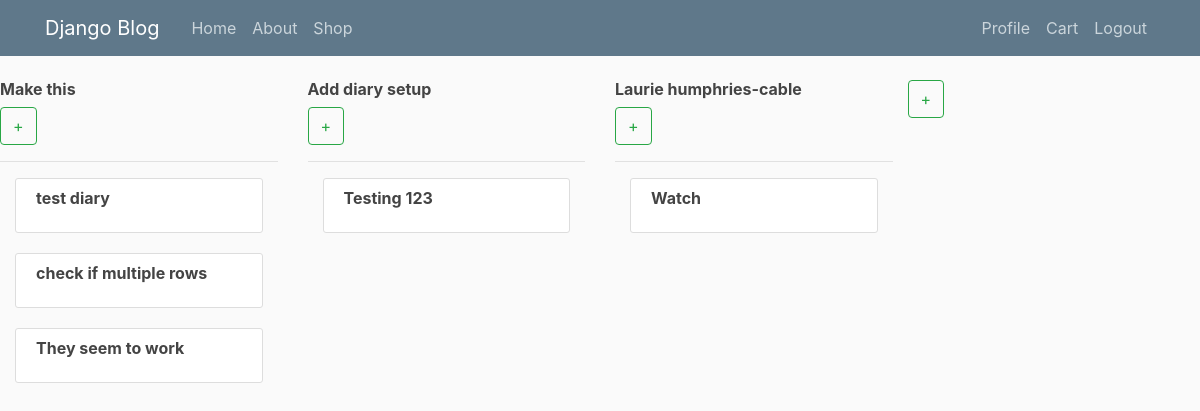
Before: /profile/diary (signed in) with the older database file.
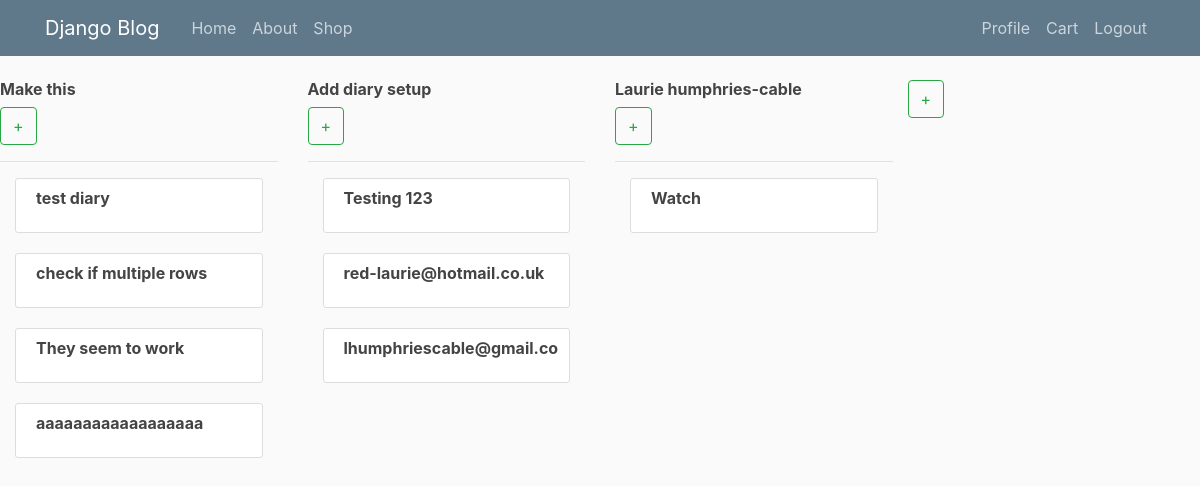
After: the same page with the newer database file.
### registration/models.py (models this page shows, shortened)
class Diary(models.Model):
    Profile = models.ForeignKey(Profile, on_delete=models.SET_NULL, blank=True, null=True)
    name = models.CharField(max_length=24, null=True)
    description = models.TextField(User, default='Hello')

class DiaryItem(models.Model):
    name = models.CharField(max_length=24, null=True)
    diary = models.ForeignKey(Diary, on_delete=models.SET_NULL, blank=True, null=True)
    date_added = models.DateTimeField(auto_now_add=True)
    Profile = models.ForeignKey(Profile, on_delete=models.SET_NULL, blank=True, null=True)

### registration/views.py (the view)
# urls.py: path('profile/diary', user_views.diaryrequest, name='diary'),
def diaryrequest(request):
    if request.user.is_authenticated:
        customer = request.user.profile
        diaryItem = Diary.objects.filter(Profile=customer)
        DiaryTasks = DiaryItem.objects.filter(Profile=customer)
        print(DiaryTasks)
    else:
        diary = {'get_cart_total': 0, }
        diaryItem = []
        DiaryTasks = []
    context = {'diarys':diaryItem,'diaryitems':DiaryTasks}
    return render(request, 'diary/diary.html', context)

### registration/templates/diary/diary.html (shortened to what this page needs)
{% extends "blog/base.html" %}
{% block main %}
<main>
    <div class="row">
        {% for diary in diarys %}
            <div class="col-lg-3">
            <h6><strong>{{diary.name}}</strong></h6>
            <a class="btn btn-outline-success" href="{% url 'diaryitem-add' %}">+</a>
            <hr>
                <div class="col">
                {% for diaryitem in diaryitems  %}
                    {% if diaryitem.diary == diary %}
                        <article class="media content-section">
                            <h6><strong>{{diaryitem.name}}</strong></h6>
                        </article>
                    {% endif %}
                {% endfor %}
                </div>
            </div>
        {% endfor %}
        <div>
        <a class="btn btn-outline-success" href="{% url 'diary-add' %}">+</a>
        </div>
    </div>
</main>
{% endblock main %}

Changed rows visible on the page:
added DiaryItem: name "aaaaaaaaaaaaaaaaaa", shown under Diary "Make this"
added DiaryItem: name "red-laurie@hotmail.co.uk", shown under Diary "Add diary setup"
added DiaryItem: name "lhumphriescable@gmail.co", shown under Diary "Add diary setup"
